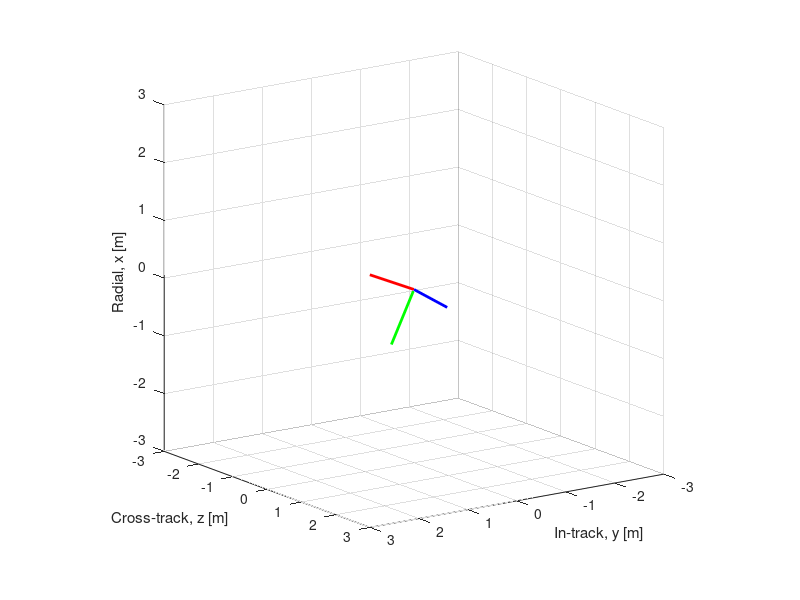
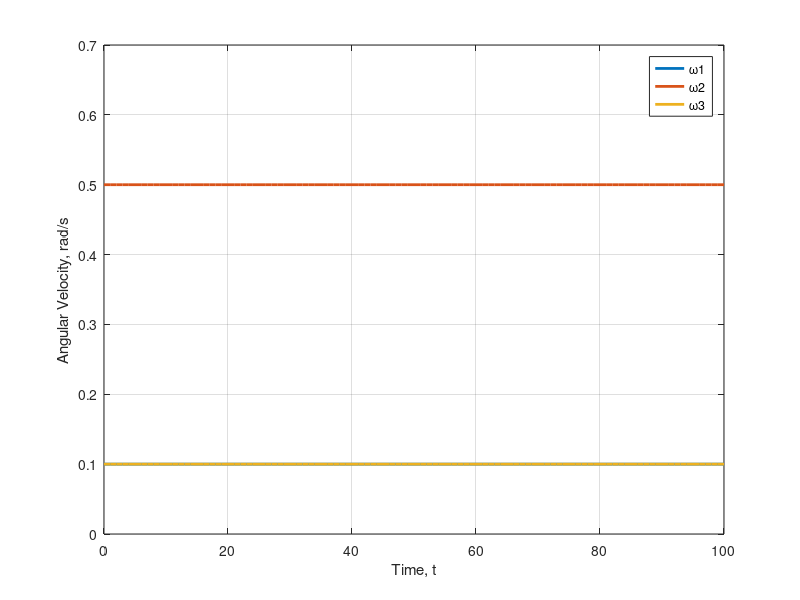
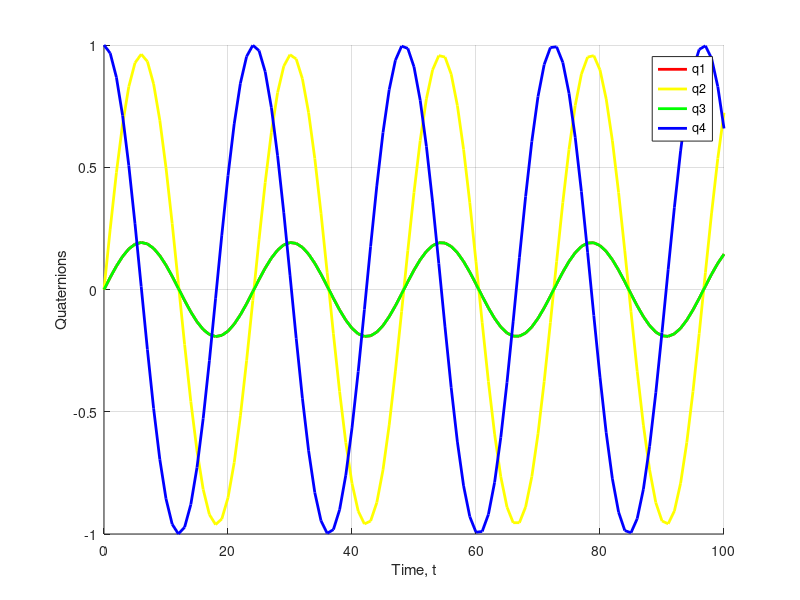

Source code (MATLAB) for these figures, in order:
function quaterionsTest
close all,
clc

tf = 100;
dt = 1;

w0 = [0.1,0.5,0.1]';
q0 = [0,0,0,1]';
y0 = [w0;q0];
I = 20/12*(0.3^2)*[1,1,1];

tspan = 0:dt:tf;
[t,y] = ode45(@(t,y)quaternions(t,y,I),tspan,y0);

w = y(:,1:3);
q = y(:,4:7);

figure
for ii = 1:size(q,1)
    qi = q(ii,1:3)';
    q4 = q(ii,4);
    qx = [0 -qi(3) qi(2)
          qi(3) 0 -qi(1)
         -qi(2) qi(1) 0];
    R = (q4^2 - qi'*qi)*eye(3)+2*(qi*qi')-2*q4*qx;
    clf
    hold on
    plot3([0,R(2,1)'],[0,R(3,1)'],[0,R(1,1)'],'b','linewidth',2);
    plot3([0,R(2,2)'],[0,R(3,2)'],[0,R(1,2)'],'r','linewidth',2);
    plot3([0,R(2,3)'],[0,R(3,3)'],[0,R(1,3)'],'g','linewidth',2);
    hold off
    grid on
    axis([-3 3 -3 3 -3 3])
    camva(9)
    view(145,15)
    zlabel('Radial, x [m]')
    xlabel('In-track, y [m]')
    ylabel('Cross-track, z [m]')
    pause(1e-2)
end

figure
plot(t,w,'linewidth',2)
grid on
legend({'\omega1','\omega2','\omega3'})
xlabel('Time, t')
ylabel('Angular Velocity, rad/s')

figure
hold on
plot(t,q(:,1),'r','linewidth',2)
plot(t,q(:,2),'y','linewidth',2)
plot(t,q(:,3),'g','linewidth',2)
plot(t,q(:,4),'b','linewidth',2)
hold off
grid on
legend({'q1','q2','q3','q4'})
xlabel('Time, t')
ylabel('Quaternions')

end

function dydt = quaternions(t,y,I)
w = y(1:3);
q = y(4:7);

% if t > 30 && t < 31
%     M = [-0.15,0,0.01]';
% else
    M = [0,0,0]';
% end

dwdt = zeros(3,1);
dwdt(1) = (I(2)-I(3))/I(1)*w(2)*w(3)+M(1)/I(1);
dwdt(2) = (I(3)-I(1))/I(2)*w(1)*w(3)+M(2)/I(2);
dwdt(3) = (I(1)-I(2))/I(3)*w(1)*w(2)+M(3)/I(3);

S = [0 -w(3) w(2)
     w(3) 0 -w(1)
     -w(2) w(1) 0];

dqdt = -1/2*[S;w']*q(1:3)+1/2*q(4)*[eye(3);zeros(1,3)]*w;

dydt = [dwdt;dqdt];

end